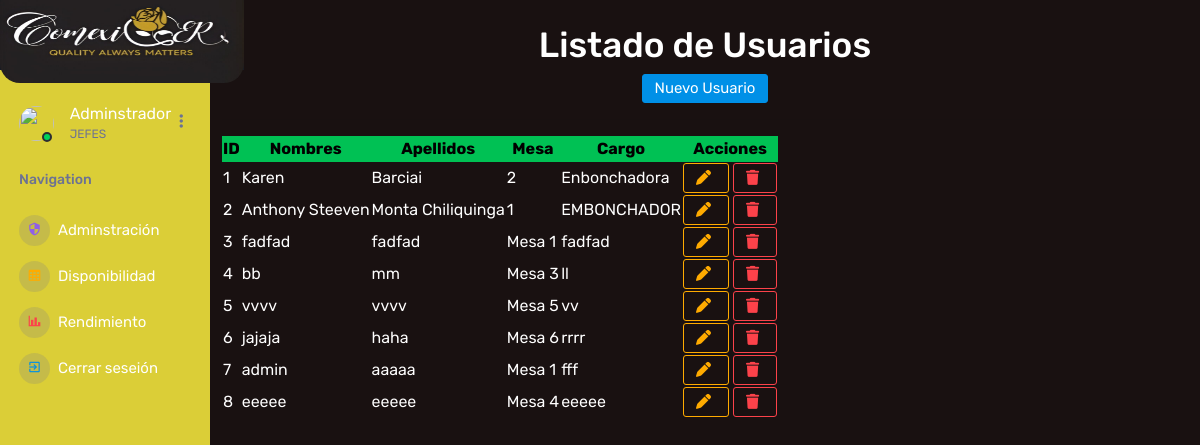
The page /usuariore on the database as committed earlier.
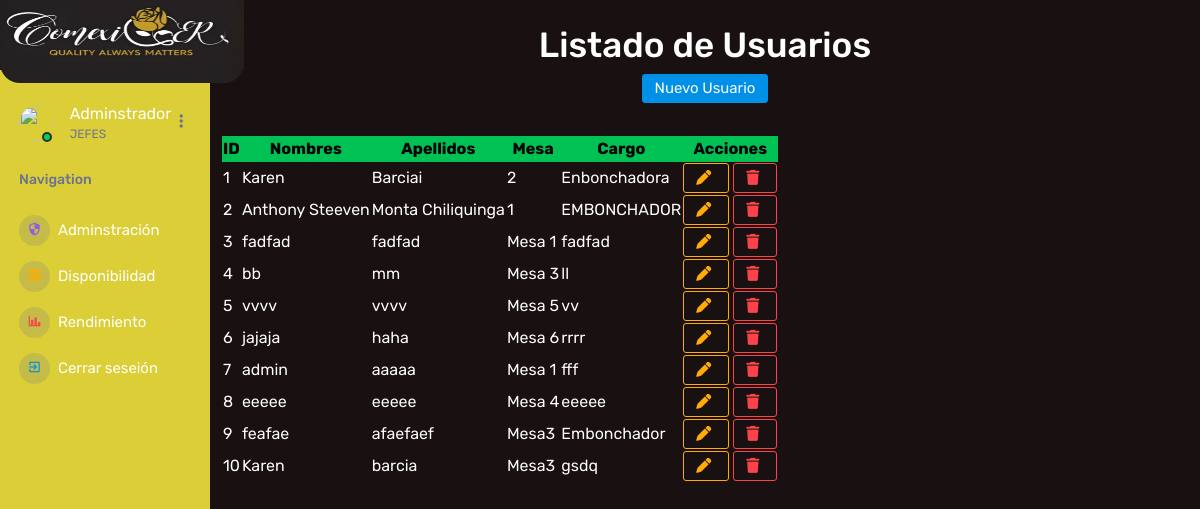
The same page on the database as committed later.
### Aplicaciones/Usuario/models.py (models this page shows, shortened)
class Usuario(models.Model):
    nombres = models.CharField(max_length=100)
    apellidos = models.CharField(max_length=100)
    mesa = models.CharField(max_length=100)
    cargo = models.CharField(max_length=100)
    username = models.CharField(max_length=150, unique=True)
    password = models.CharField(max_length=128)

### Aplicaciones/Usuario/views.py (the view)
# urls.py: path('usuariore', views.inicios, name='usuariore'),
def inicios(request):
    listadoUsuarios = Usuario.objects.all()
    return render(request, "usuariore.html", {"usuario": listadoUsuarios})

### Aplicaciones/Usuario/templates/usuariore.html (shortened to what this page needs)
{% extends 'plantilla.html' %}
{% load static %}
{% block body %}
<br>
<main class="container py-4">
    <h1 class="text-center">Listado de Usuarios</h1>
    <div class="text-center">
        <a href="{% url 'nuevo_usuario' %}" class="btn btn-primary">
            Nuevo Usuario
        </a>
    </div>
    <hr>
    <table id="table_usuarios" >
        <thead>
            <tr class="table-success text-center">
                <th>ID</th>
                <th>Nombres</th>
                <th>Apellidos</th>
                <th>Mesa</th>
                <th>Cargo</th>
                <th>Acciones</th>
            </tr>
        </thead>
        <tbody>
            {% for u in usuario %}
            <tr>
                <td>{{ u.id }}</td>
                <td>{{ u.nombres }}</td>
                <td>{{ u.apellidos }}</td>
                <td>{{ u.mesa }}</td>
                <td>{{ u.cargo }}</td>
                <td class="text-center">
                    <button class="btn btn-outline-warning" data-bs-toggle="modal" data-bs-target="#modalEditar{{ u.id }}">
                        <i class="fa fa-pen"></i>
                    </button>
                    <a href="{% url 'eliminar_usuario' u.id %}" class="btn btn-outline-danger"
                       onclick="return confirm('¿Seguro que deseas eliminar este usuario?')">
                        <i class="fa fa-trash"></i>
                    </a>
                </td>
            </tr>
            {% empty %}
            <tr>
                <td colspan="6" class="text-center">No hay usuarios registrados.</td>
            </tr>
            {% endfor %}
        </tbody>
    </table>
</main>
<br><br>
{% endblock %}

### Aplicaciones/templates/plantilla.html (shortened to what this page needs)
{% load static %}
<!DOCTYPE html>
<html lang="en">
  <head>
<link href="https://cdn.jsdelivr.net/npm/bootstrap@5.3.3/dist/css/bootstrap.min.css" rel="stylesheet">
<link rel="stylesheet" href="https://cdnjs.cloudflare.com/ajax/libs/font-awesome/6.7.2/css/all.min.css" />
    <link rel="stylesheet" href="https://cdnjs.cloudflare.com/ajax/libs/font-awesome/6.7.2/css/all.min.css" />
    <link rel="stylesheet" href="https://cdnjs.cloudflare.com/ajax/libs/bootstrap/5.3.3/css/bootstrap.min.css" />
    <link rel="stylesheet" href="{% static 'plantilla/corona/assets/vendors/mdi/css/materialdesignicons.min.css' %}">
    <link rel="stylesheet" href="{% static 'plantilla/corona/assets/vendors/css/vendor.bundle.base.css' %}">
<link rel="stylesheet" href="https://cdn.datatables.net/1.13.7/css/dataTables.bootstrap5.min.css">
<link rel="stylesheet" href="https://cdn.datatables.net/buttons/2.4.2/css/buttons.dataTables.min.css">
<link rel="stylesheet" href="https://cdnjs.cloudflare.com/ajax/libs/bootstrap-fileinput/5.5.4/css/fileinput.min.css" />
    <link rel="stylesheet" href="{% static 'plantilla/corona/assets/vendors/jvectormap/jquery-jvectormap.css' %}">
    <link rel="stylesheet" href="{% static 'plantilla/corona/assets/vendors/flag-icon-css/css/flag-icon.min.css' %}">
    <link rel="stylesheet" href="{% static 'plantilla/corona/assets/vendors/owl-carousel-2/owl.carousel.min.css' %}">
    <link rel="stylesheet" href="{% static 'plantilla/corona/assets/vendors/owl-carousel-2/owl.theme.default.min.css' %}">
    <link rel="stylesheet" href="{% static 'plantilla/corona/assets/css/style.css' %}">
    <link rel="stylesheet" href="{% static 'plantilla/blogy/fonts/icomoon/style.css' %}">
  </head>
  <body>
    <div class="container-scroller">
      <nav class="sidebar sidebar-offcanvas" id="sidebar"><br>
        <div class="sidebar-brand-wrapper d-none d-lg-flex align-items-center justify-content-center fixed-top">
           <img src="/static/img/logo.jpg" alt="Logo" class="logo">
        </div>
        <ul class="nav">
          <li class="nav-item profile">
            <div class="profile-desc">
              <div class="profile-pic">
                <div class="count-indicator">
                  <img class="img-xs rounded-circle " src="/static/img/user.png" alt="">
                  <span class="count bg-success"></span>
                </div>
                <div class="profile-name">
                  <h5 class="mb-0 font-weight-normal">Adminstrador</h5>
                  <span>JEFES</span>
                </div>
              </div>
              <a href="#" id="profile-dropdown" data-toggle="dropdown"><i class="mdi mdi-dots-vertical"></i></a>
            </div>
          </li>
          <li class="nav-item nav-category">
            <span class="nav-link">Navigation</span>
          </li>
          <li class="nav-item menu-items">
            <a class="nav-link" href="{% url 'usuariore' %}">
              <span class="menu-icon">
                <i class="mdi mdi-security"></i>
              </span>
              <span class="menu-title">Adminstración</span>
            </a>
          </li>
          <li class="nav-item menu-items">
            <a class="nav-link" href="{% url 'dispo' %}">
              <span class="menu-icon">
                <i class="mdi mdi-table-large"></i>
              </span>
              <span class="menu-title">Disponibilidad</span>
            </a>
          </li>
          <li class="nav-item menu-items">
            <a class="nav-link" href="{% url 'rendimiento' %}">
              <span class="menu-icon">
                <i class="mdi mdi-chart-bar"></i>
              </span>
              <span class="menu-title">Rendimiento</span>
            </a>
          </li>
          <li class="nav-item menu-items">
            <a class="nav-link" href="{% url 'cerrarsesion' %}">
              <span class="menu-icon">
                <i class="mdi mdi-exit-to-app"></i>
              </span>
              <span class="menu-title">Cerrar seseión</span>
            </a>
          </li>
        </ul>
      </nav>
      {% block body %}{% endblock %}
    </div>
  </body>
</html>

### Aplicaciones/templates/plantilla.html (style rules this page uses)
.logo { margin-bottom: 5px; width: 500px; height: 100px; border-radius: 20px; }

Rows that differ between the two databases and show on the page:
added Usuario: id "9", nombres "feafae", apellidos "afaefaef", mesa "Mesa3", cargo "Embonchador"
added Usuario: id "10", nombres "Karen", apellidos "barcia", mesa "Mesa3", cargo "gsdq"
